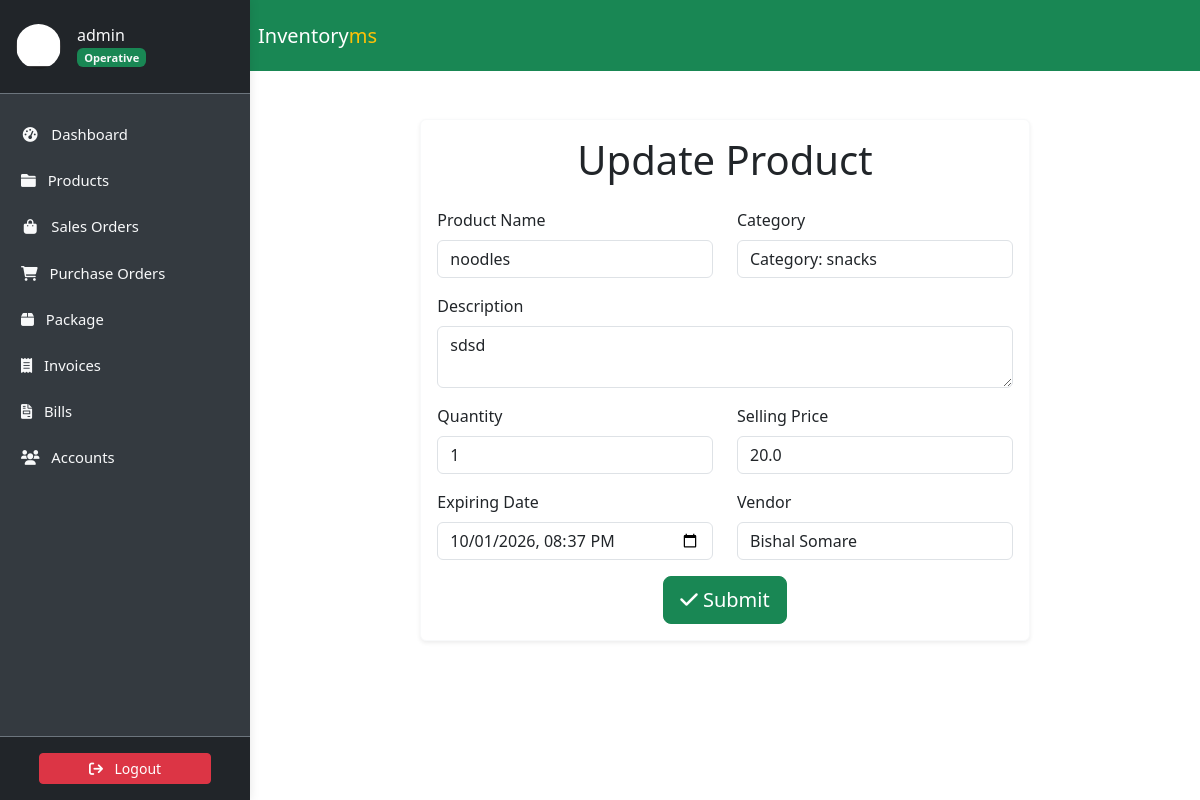
Before: /product/noodles/update/ (signed in) with the older database file.
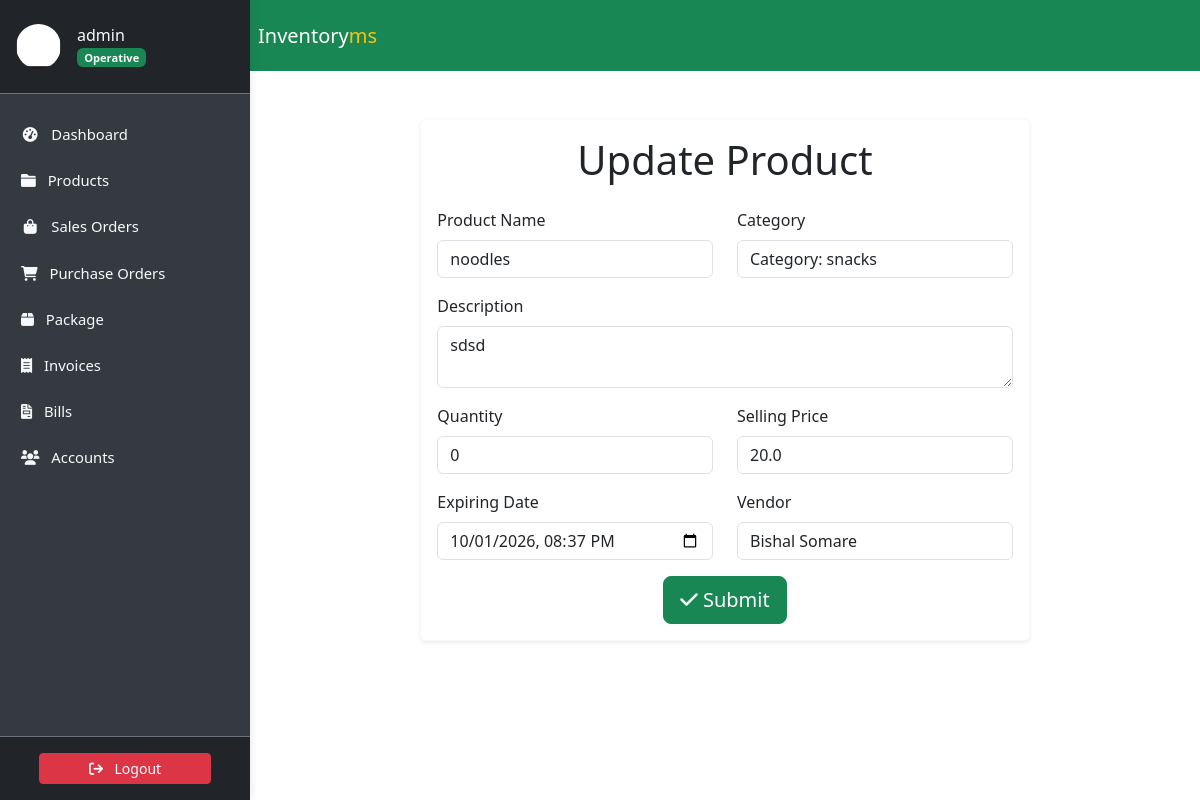
After: the same page with the newer database file.
### store/models.py (models this page shows, shortened)
class Item(models.Model):
    slug = AutoSlugField(unique=True, populate_from='name')
    name = models.CharField(max_length=50)
    description = models.TextField(max_length=256)
    category = models.ForeignKey(Category, on_delete=models.CASCADE)
    quantity = models.IntegerField(default=0)
    price = models.FloatField(default=0)
    expiring_date = models.DateTimeField(null=True, blank=True)
    vendor = models.ForeignKey(Vendor, on_delete=models.SET_NULL, null=True)
    class Meta:
        ordering = ['name']
        verbose_name_plural = 'Items'

### store/views.py (the view)
class ProductUpdateView(LoginRequiredMixin, UserPassesTestMixin, UpdateView):
    model = Item
    template_name = "store/productupdate.html"
    form_class = ItemForm
    success_url = "/products"
    def test_func(self):
        if self.request.user.is_superuser:
            return True
        else:
            return False

### store/forms.py
class ItemForm(forms.ModelForm):
    class Meta:
        model = Item
        fields = [
            'name',
            'description',
            'category',
            'quantity',
            'price',
            'expiring_date',
            'vendor'
        ]
        widgets = {
            'name': forms.TextInput(attrs={'class': 'form-control'}),
            'description': forms.Textarea(
                attrs={
                    'class': 'form-control',
                    'rows': 2
                }
            ),
            'category': forms.Select(attrs={'class': 'form-control'}),
            'quantity': forms.NumberInput(attrs={'class': 'form-control'}),
            'price': forms.NumberInput(
                attrs={
                    'class': 'form-control',
                    'step': '0.01'
                }
            ),
            'expiring_date': forms.DateTimeInput(
                attrs={
                    'class': 'form-control',
                    'type': 'datetime-local'
                }
            ),
            'vendor': forms.Select(attrs={'class': 'form-control'}),
        }

### accounts/models.py (called while the page is built)
    def __str__(self):
        return self.name

### store/templates/store/productupdate.html (shortened to what this page needs)
{% extends "store/base.html" %}
{% load static %}
{% block content %}
<div class="container my-5">
    <div class="row justify-content-center">
        <div class="col-lg-8 col-md-10">
            <div class="card shadow-sm border-light">
                <div class="card-body">
                    <h1 class="text-center mb-4">
                        Update Product
                    </h1>
                    <form method="POST" enctype="multipart/form-data">
                        <div class="row">
                            <div class="col-md-6 mb-3">
                                <label for="{{ form.name.id_for_label }}" class="form-label">
                                    Product Name
                                </label>
                                {{ form.name }}
                            </div>
                            <div class="col-md-6 mb-3">
                                <label for="{{ form.category.id_for_label }}" class="form-label">
                                    Category
                                </label>
                                {{ form.category }}
                            </div>
                        </div>
                        <div class="row">
                            <div class="col mb-3">
                                <label for="{{ form.description.id_for_label }}" class="form-label">
                                    Description
                                </label>
                                {{ form.description }}
                            </div>
                        </div>
                        <div class="row">
                            <div class="col-md-6 mb-3">
                                <label for="{{ form.quantity.id_for_label }}" class="form-label">
                                    Quantity
                                </label>
                                {{ form.quantity }}
                            </div>
                            <div class="col-md-6 mb-3">
                                <label for="{{ form.price.id_for_label }}" class="form-label">
                                    Selling Price
                                </label>
                                {{ form.price }}
                            </div>
                        </div>
                        <div class="row">
                            <div class="col-md-6 mb-3">
                                <label for="{{ form.expiring_date.id_for_label }}" class="form-label">
                                    Expiring Date
                                </label>
                                {{ form.expiring_date }}
                            </div>
                            <div class="col-md-6 mb-3">
                                <label for="{{ form.vendor.id_for_label }}" class="form-label">
                                    Vendor
                                </label>
                                {{ form.vendor }}
                            </div>
                        </div>
                        <div class="form-group text-center">
                            <button class="btn btn-success btn-lg" type="submit">
                                <i class="fas fa-check"></i> Submit
                            </button>
                        </div>
                    </form>
                </div>
            </div>
        </div>
    </div>
</div>
{% endblock content %}

Changed rows visible on the page:
changed Item "noodles": quantity "1" → "0"
